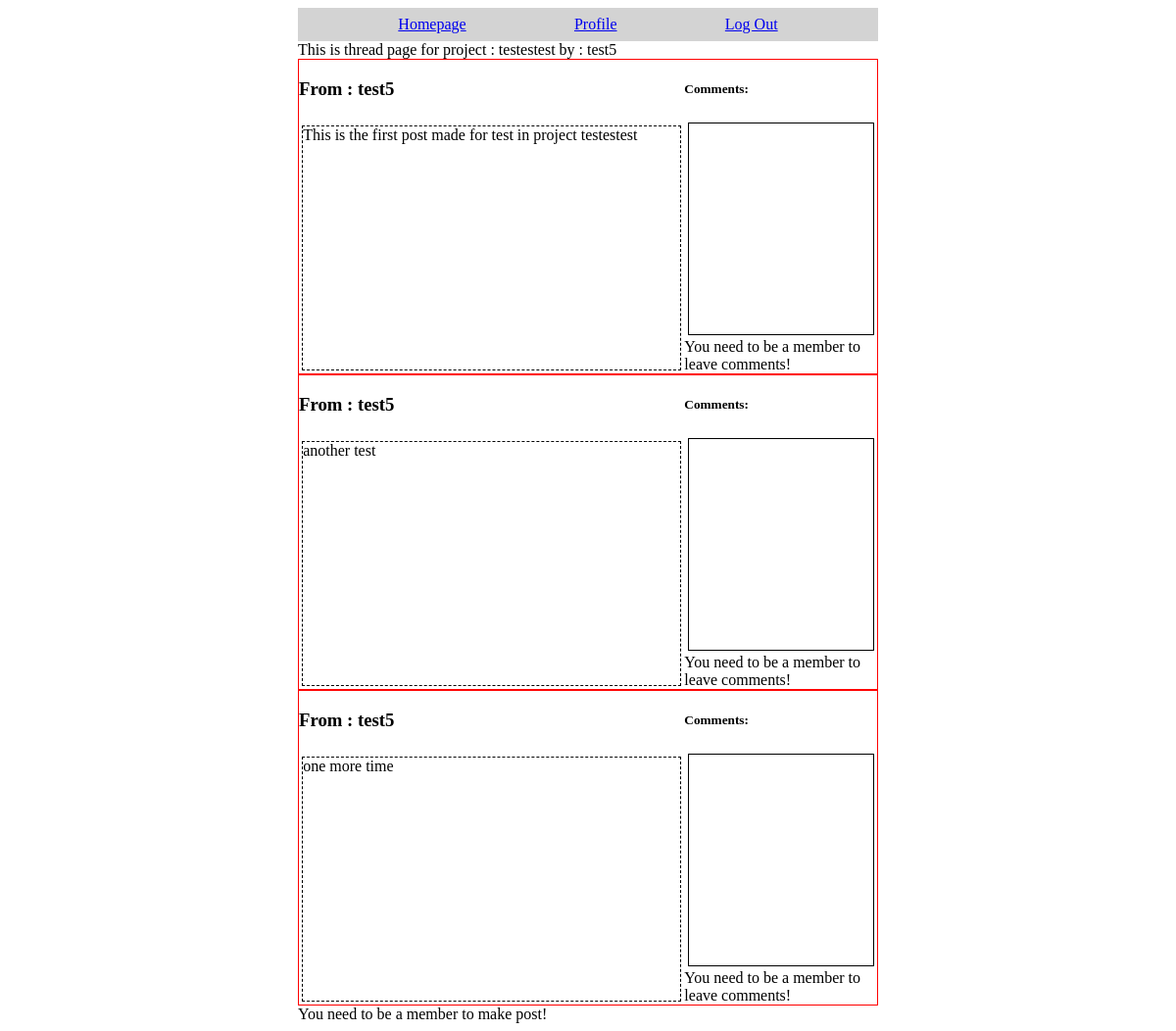
Screenshot of /projectThread.php?projectID=12 (signed in) with the database file from the repository.
### tables this page shows
CREATE TABLE `project` (
  `id` int(10) UNSIGNED NOT NULL,
  `opener` int(10) UNSIGNED NOT NULL,
  `name` varchar(255) NOT NULL,
  `isPublic` tinyint(1) NOT NULL DEFAULT 0,
  `isClosed` tinyint(1) NOT NULL DEFAULT 0,
  `dueDate` date DEFAULT NULL
);

CREATE TABLE `student` (
  `id` int(10) UNSIGNED NOT NULL,
  `username` varchar(255) NOT NULL,
  `password` varchar(255) NOT NULL,
  `firstName` varchar(255) NOT NULL,
  `lastName` varchar(255) NOT NULL,
  `email` varchar(255) DEFAULT NULL
);

CREATE TABLE `threadpost` (
  `id` int(10) UNSIGNED NOT NULL,
  `groupID` int(10) UNSIGNED NOT NULL,
  `authorID` int(10) UNSIGNED NOT NULL,
  `body` text NOT NULL
);

### projectThread.php (the view, shortened to what this page needs)
<?php
if (!isset($_SESSION["currentUser"])) {
    $currentUser = 'guest';
} else {
    $currentUser = $_SESSION["currentUser"];
}
?>
<html>
<head>
    <link rel="stylesheet" href="css/thread.css">
    <link rel="stylesheet" href="css/bodyMain.css">
</head>
<body>
    <div class="bodyMain">
        <?php include "navbar.php"; ?>
        This is thread page for project
        <?php
        $db = mysqli_connect('localhost', 'root', '') or die('Unable to connect. Check your connection parameters.');
        mysqli_select_db($db, 'projectSite') or die(mysqli_error($db));
        $projectID = $_GET['projectID'];
        $query = "SELECT * FROM project WHERE id =$projectID ;";
        $result = mysqli_query($db, $query) or die(mysqli_error($db));
        $projectData = mysqli_fetch_assoc($result);
        $projectName = $projectData["name"];
        $projectOpenerID = $projectData["opener"];
        $query = "SELECT username FROM student, project WHERE student.id = '$projectOpenerID'";
        $result = mysqli_query($db, $query) or die(mysqli_error($db));
        $projectOpener = mysqli_fetch_assoc($result)["username"];
        echo ": $projectName by : $projectOpener";
        $isCurrentUserMember = mysqli_num_rows(mysqli_query($db, "SELECT * FROM projectmembers WHERE groupID = $projectID AND memberID=$currentUser")) > 0;
        if (!$isCurrentUserMember && !$projectData["isPublic"]) {
            echo "<br>This is a private project. You need to be a member first to see the content<br>";
            echo "<a href='homepage.php'>Go back to homepage</a>";
        } else {
            $getAllPostQuery = "SELECT * FROM threadpost WHERE groupID = $projectID";
            $posts = mysqli_query($db, $getAllPostQuery) or die(mysqli_error($db));
            while ($postData = mysqli_fetch_assoc($posts)) {
                $body = $postData["body"];
                $authorID = $postData["authorID"];
                $findAuthorQuery = "SELECT username FROM student WHERE id = $authorID";
                $findAuthorResult = mysqli_query($db, $findAuthorQuery) or die(mysqli_error($db));
                $authorName = mysqli_fetch_assoc($findAuthorResult)["username"];
                $postID = $postData['id'];
                echo "<div class='postDiv'>
                <div class='postBodyDiv'>
                    <h3>From : $authorName</h3>
                    <p>$body</p>
                </div>
                <div class='interactionDiv'>
                    <h5>Comments:</h5>
                    <div class='commentDiv'>";
                echo        "</div>";
                echo "      <div>";
                if ($currentUser == 'guest') {
                    echo         "Log in to interact with this post!";
                } else if (mysqli_num_rows(mysqli_query($db, "SELECT * FROM projectmembers WHERE groupID = $projectID AND memberID=$currentUser")) > 0) {
                    echo        "<a href='addComment.php?postID=$postID'><button>Make Comment</button></a>";
                } else {
                    echo         "You need to be a member to leave comments! ";
                }
                echo "      </div>";
                echo    "</div>";
                echo    "</div>";
            }
            if ($projectData["isClosed"]) {
                echo "<p>this Project is closed!</p>";
                if (mysqli_num_rows(mysqli_query($db, "SELECT * FROM projectmembers WHERE groupID = $projectID AND memberID=$currentUser")) > 0) {
                    echo "<br> <p>Would you like to re-open it? </p> <form action='?action=reopen&projectID=$projectID' method='post'><input type='text' name='projectID' value='$projectID' hidden><button style='color: green;'>Reopen!</button></form> ";
                }
            } else if ($currentUser == 'guest') {
                echo "Log in to make Post!";
            } else if ($isCurrentUserMember) {
                echo        "<br><button id='postButton'>Make Posts</button>";
                echo "<a href='manageProject.php?projectID=$projectID'><button>Manage Project!</button></a>";
            } else {
                echo "You need to be a member to make post! ";
            }
        }
        ?>
    </div>
</body>
</html>

### css/thread.css (style rules this page uses)
.postDiv { display: flex; flex-direction: row; height: 20rem; max-width: 100%; border: solid red 1px; }
.postBodyDiv { flex: 2; display: grid; grid-template-rows: 1fr 4fr; }
.postBodyDiv>p { border: dashed black 1px; margin: 0.2rem; bottom: 0px; }
.interactionDiv { display: flex; flex-direction: column; flex: 1; }
.commentDiv { flex: 5; overflow: scroll; border: solid black 1px; margin: 0.2rem; padding: 0.2rem; }

### css/bodyMain.css (style rules this page uses)
.bodyMain { width: 50%; display: relative; translate: 50%; }

### rows the page displays
project: name "testestest"
student: username "test5"
threadpost: authorID.username "test5", body "This is the first post made for test in project testestest"
threadpost: authorID.username "test5", body "another test"
threadpost: authorID.username "test5", body "one more time"
